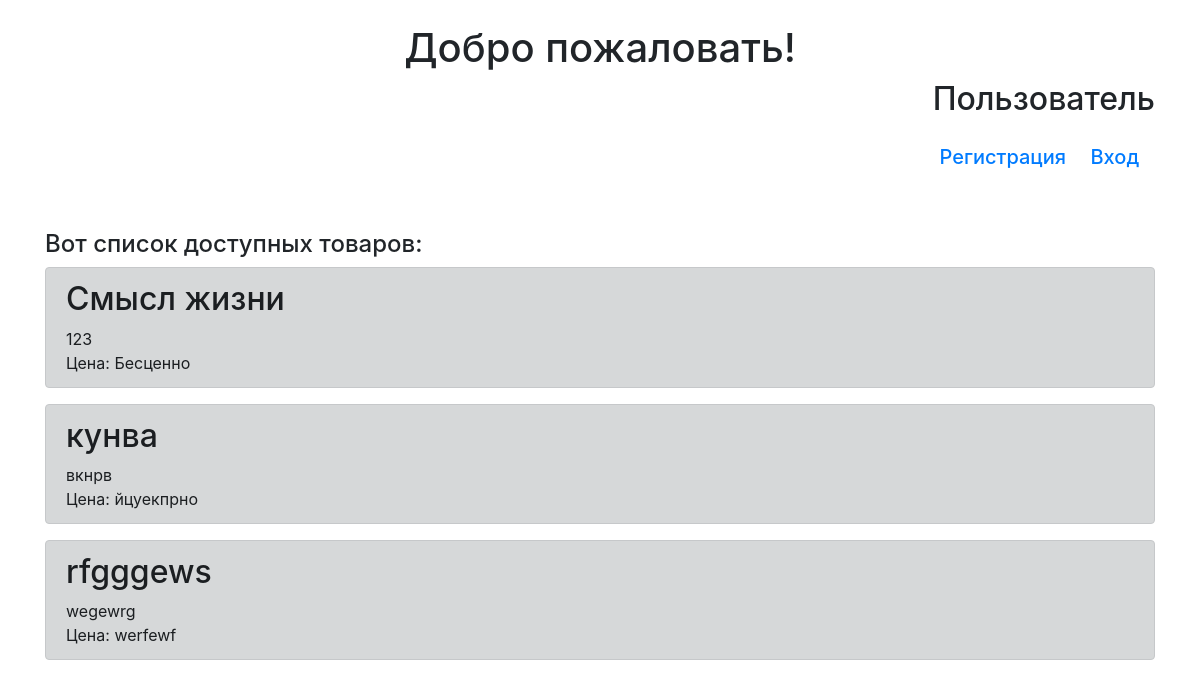
Page /main on the earlier database version.
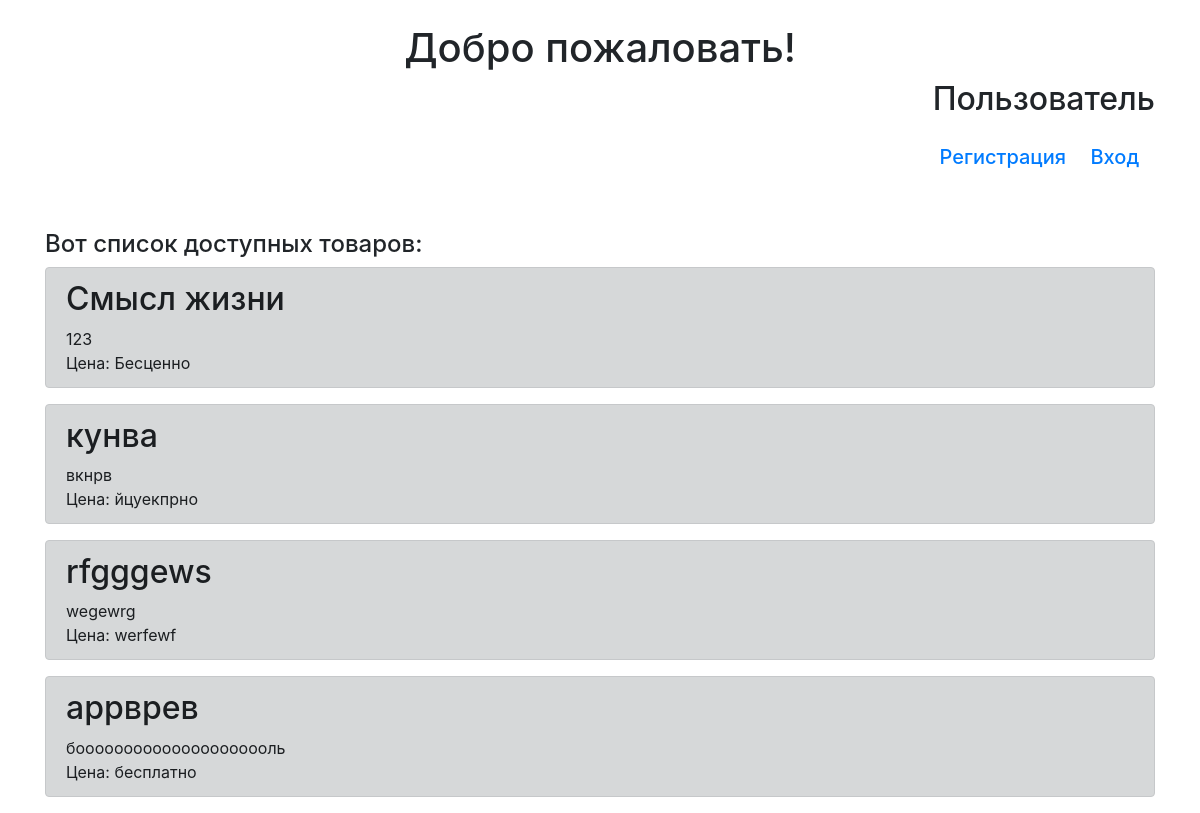
Same page on the later database version.
### tables this page shows
CREATE TABLE products 
                            (id INTEGER PRIMARY KEY AUTOINCREMENT, 
                             title VARCHAR(50),
                             content VARCHAR(200),
                             price VARCHAR(10),
                             user_id INTEGER
                             );

### server.py (the view)
@app.route('/')
@app.route('/main')
def main():
    UserModel(db.get_connection()).init_table()
    ProductModel(db.get_connection()).init_table()
    if 'username' in session:
        name = session['username']
        products =  ProductModel(db.get_connection()).get_all()
        status = session['user_id']
        BasketModel(db.get_connection()).init_table()
    else:
        name = 'Пользователь'
        products =  ProductModel(db.get_connection()).get_all()
        status = 'no_user'
    return render_template('main_list.html', title='Главная страница', \
        username='Пользователь', \
        products= products,
        status= status)

### User.py (called while the page is built)
    def init_table(self):
        cursor = self.connection.cursor()
        cursor.execute('''CREATE TABLE IF NOT EXISTS users
                            (id INTEGER PRIMARY KEY AUTOINCREMENT,
                             user_name VARCHAR(16),
                             password_hash VARCHAR(16),
                             status VARCHAR(10),
                             buy INTEGER,
                             sale INTEGER
                             )''')
        cursor.close()
        self.connection.commit()

### db_connect.py (called while the page is built)
    def get_connection(self):
        return self.conn

### products.py (called while the page is built)
    def init_table(self):
        cursor = self.connection.cursor()
        cursor.execute('''CREATE TABLE IF NOT EXISTS products
                            (id INTEGER PRIMARY KEY AUTOINCREMENT,
                             title VARCHAR(50),
                             content VARCHAR(200),
                             price VARCHAR(10),
                             user_id INTEGER
                             )''')
        cursor.close()
        self.connection.commit()

    def get_all(self, user_id = None):
        cursor = self.connection.cursor()
        if user_id:
            cursor.execute("SELECT * FROM products WHERE user_id = ?",
                           (str(user_id)))
        else:
            cursor.execute("SELECT * FROM products")
        rows = cursor.fetchall()
        return rows

### templates/main_list.html (shortened to what this page needs)
﻿{% extends "base.html" %}
{% block content %}
<body bgproperties="fixed">
    <h1 align=center>Добро пожаловать!</h1>
    <h2 align=right>
      {% if "username" in session %}
        <a class="navbar-brand" href="/my_page">{{session['username']}}</a> <br>
        <a href="/add_product">Добавить Товар</a> <br>
        <a href="/basket">Корзина</a> <br>
        <a class="navbar-brand" href="/logout">Выход</a>
      {% else %}
        <p>{{username}}</p>
        <a class="navbar-brand" href="/signup">Регистрация</a>
        <a class="navbar-brand" href="/login">Вход</a>
      {% endif %}
     </h2>
     <br><br>
     <h4> Вот список доступных товаров: </h4>
     {% for item in products %}
	    <div class="alert alert-dark" role="alert">
	        <h2>{{item[1]}}</h2>
          <div>{{item[2]}}</div>
          <div>Цена: {{item[3]}}</div>
	    </div>
	{% endfor %}
</body>
{% endblock %}

### templates/base.html (shortened to what this page needs)
<!doctype html>
<html lang="en">
<head>
    <link rel="stylesheet" href="https://maxcdn.bootstrapcdn.com/bootstrap/4.0.0/css/bootstrap.min.css">
</head>
  <body>
    <main role="main" class="container">
        {% block content %}{% endblock %}
    </main>
  </body>
</html>

Differences in the rows shown:
added products: title "аррврев", content "бооооооооооооооооооооль", price "бесплатно"
